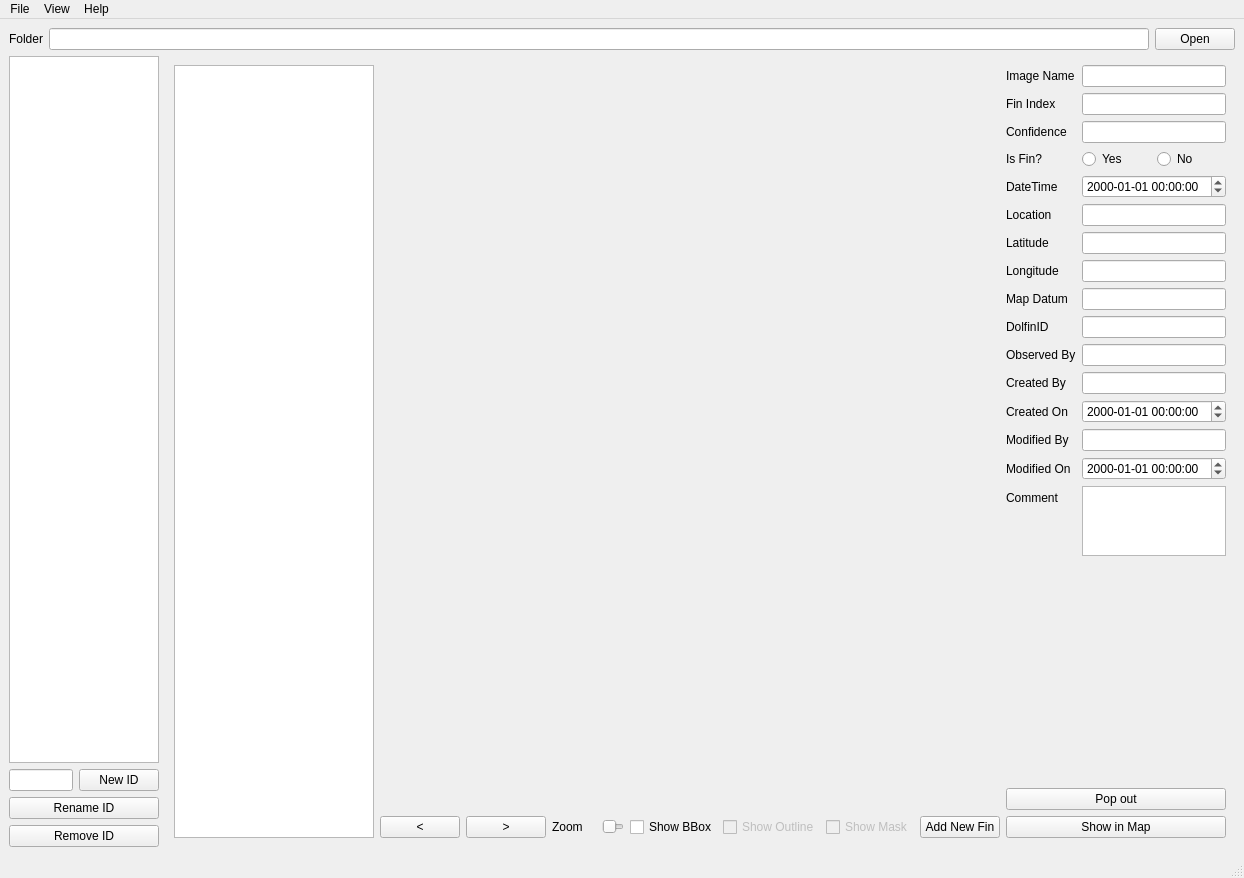
<?xml version="1.0" encoding="UTF-8"?>
<ui version="4.0">
 <class>MainWindow</class>
 <widget class="QMainWindow" name="MainWindow">
  <property name="geometry">
   <rect>
    <x>0</x>
    <y>0</y>
    <width>1244</width>
    <height>859</height>
   </rect>
  </property>
  <property name="windowTitle">
   <string>MainWindow</string>
  </property>
  <widget class="QWidget" name="centralwidget">
   <layout class="QHBoxLayout" name="horizontalLayout_9">
    <item>
     <layout class="QVBoxLayout" name="verticalLayout_4">
      <item>
       <layout class="QHBoxLayout" name="hLayout1">
        <item>
         <widget class="QLabel" name="label">
          <property name="text">
           <string>Folder</string>
          </property>
         </widget>
        </item>
        <item>
         <widget class="QLineEdit" name="edtFolder"/>
        </item>
        <item>
         <widget class="QPushButton" name="btnOpenFolder">
          <property name="text">
           <string>Open</string>
          </property>
         </widget>
        </item>
       </layout>
      </item>
      <item>
       <layout class="QHBoxLayout" name="horizontalLayout_8" stretch="1,9">
        <item>
         <layout class="QVBoxLayout" name="verticalLayout">
          <item>
           <widget class="QTreeWidget" name="trFinIDTree">
            <property name="minimumSize">
             <size>
              <width>150</width>
              <height>0</height>
             </size>
            </property>
            <property name="columnCount">
             <number>1</number>
            </property>
            <attribute name="headerVisible">
             <bool>false</bool>
            </attribute>
            <column>
             <property name="text">
              <string notr="true">1</string>
             </property>
            </column>
           </widget>
          </item>
          <item>
           <layout class="QHBoxLayout" name="horizontalLayout">
            <item>
             <widget class="QLineEdit" name="edtNewID"/>
            </item>
            <item>
             <widget class="QPushButton" name="btnNewID">
              <property name="text">
               <string>New ID</string>
              </property>
             </widget>
            </item>
           </layout>
          </item>
          <item>
           <widget class="QPushButton" name="btnRenameID">
            <property name="text">
             <string>Rename ID</string>
            </property>
           </widget>
          </item>
          <item>
           <widget class="QPushButton" name="btnRemoveID">
            <property name="text">
             <string>Remove ID</string>
            </property>
           </widget>
          </item>
         </layout>
        </item>
        <item>
         <widget class="QStackedWidget" name="stackedWidget">
          <property name="currentIndex">
           <number>1</number>
          </property>
          <widget class="QWidget" name="page">
           <layout class="QHBoxLayout" name="horizontalLayout_10">
            <item>
             <layout class="QHBoxLayout" name="horizontalLayout_7" stretch="9,1">
              <item>
               <widget class="QListView" name="lstFinList">
                <property name="editTriggers">
                 <set>QAbstractItemView::NoEditTriggers</set>
                </property>
                <property name="showDropIndicator" stdset="0">
                 <bool>false</bool>
                </property>
                <property name="selectionMode">
                 <enum>QAbstractItemView::ExtendedSelection</enum>
                </property>
                <property name="iconSize">
                 <size>
                  <width>200</width>
                  <height>200</height>
                 </size>
                </property>
                <property name="resizeMode">
                 <enum>QListView::Adjust</enum>
                </property>
               </widget>
              </item>
              <item>
               <layout class="QVBoxLayout" name="verticalLayout_5">
                <item>
                 <widget class="QScrollArea" name="scrollArea">
                  <property name="minimumSize">
                   <size>
                    <width>180</width>
                    <height>0</height>
                   </size>
                  </property>
                  <property name="layoutDirection">
                   <enum>Qt::LeftToRight</enum>
                  </property>
                  <property name="widgetResizable">
                   <bool>true</bool>
                  </property>
                  <property name="alignment">
                   <set>Qt::AlignLeading|Qt::AlignLeft|Qt::AlignTop</set>
                  </property>
                  <widget class="QWidget" name="scrollAreaWidgetContents_2">
                   <property name="geometry">
                    <rect>
                     <x>0</x>
                     <y>0</y>
                     <width>178</width>
                     <height>28</height>
                    </rect>
                   </property>
                  </widget>
                 </widget>
                </item>
                <item>
                 <layout class="QHBoxLayout" name="horizontalLayout_3">
                  <item>
                   <widget class="QPushButton" name="btnIconZoomIn">
                    <property name="text">
                     <string>🔍+</string>
                    </property>
                   </widget>
                  </item>
                  <item>
                   <widget class="QPushButton" name="btnIconZoomOut">
                    <property name="text">
                     <string>🔍-</string>
                    </property>
                   </widget>
                  </item>
                 </layout>
                </item>
               </layout>
              </item>
             </layout>
            </item>
           </layout>
          </widget>
          <widget class="QWidget" name="page_2">
           <layout class="QHBoxLayout" name="horizontalLayout_6">
            <item>
             <layout class="QHBoxLayout" name="horizontalLayout_4" stretch="1,6,2">
              <item>
               <widget class="QListView" name="lstFinList2">
                <property name="minimumSize">
                 <size>
                  <width>200</width>
                  <height>0</height>
                 </size>
                </property>
               </widget>
              </item>
              <item>
               <layout class="QVBoxLayout" name="verticalLayout_2">
                <item>
                 <widget class="QLabel" name="lblFinView">
                  <property name="sizePolicy">
                   <sizepolicy hsizetype="MinimumExpanding" vsizetype="MinimumExpanding">
                    <horstretch>10</horstretch>
                    <verstretch>10</verstretch>
                   </sizepolicy>
                  </property>
                  <property name="minimumSize">
                   <size>
                    <width>400</width>
                    <height>400</height>
                   </size>
                  </property>
                  <property name="mouseTracking">
                   <bool>true</bool>
                  </property>
                  <property name="text">
                   <string/>
                  </property>
                  <property name="alignment">
                   <set>Qt::AlignHCenter|Qt::AlignTop</set>
                  </property>
                 </widget>
                </item>
                <item>
                 <layout class="QHBoxLayout" name="horizontalLayout_2">
                  <item>
                   <widget class="QPushButton" name="btnPrevFin">
                    <property name="text">
                     <string>&lt;</string>
                    </property>
                   </widget>
                  </item>
                  <item>
                   <widget class="QPushButton" name="btnNextFin">
                    <property name="text">
                     <string>&gt;</string>
                    </property>
                   </widget>
                  </item>
                  <item>
                   <widget class="QLabel" name="lblZoom">
                    <property name="enabled">
                     <bool>true</bool>
                    </property>
                    <property name="text">
                     <string>Zoom</string>
                    </property>
                   </widget>
                  </item>
                  <item>
                   <widget class="QLabel" name="lblZoomRatio">
                    <property name="enabled">
                     <bool>false</bool>
                    </property>
                    <property name="text">
                     <string/>
                    </property>
                   </widget>
                  </item>
                  <item>
                   <widget class="QSlider" name="sldZoomRatio">
                    <property name="enabled">
                     <bool>true</bool>
                    </property>
                    <property name="orientation">
                     <enum>Qt::Horizontal</enum>
                    </property>
                   </widget>
                  </item>
                  <item>
                   <widget class="QCheckBox" name="chkShowBbox">
                    <property name="text">
                     <string>Show BBox</string>
                    </property>
                   </widget>
                  </item>
                  <item>
                   <widget class="QCheckBox" name="chkShowOutline">
                    <property name="enabled">
                     <bool>false</bool>
                    </property>
                    <property name="text">
                     <string>Show Outline</string>
                    </property>
                   </widget>
                  </item>
                  <item>
                   <widget class="QCheckBox" name="chkShowMask">
                    <property name="enabled">
                     <bool>false</bool>
                    </property>
                    <property name="text">
                     <string>Show Mask</string>
                    </property>
                   </widget>
                  </item>
                  <item>
                   <widget class="QPushButton" name="btnAddNewFin">
                    <property name="text">
                     <string>Add New Fin</string>
                    </property>
                   </widget>
                  </item>
                 </layout>
                </item>
               </layout>
              </item>
              <item>
               <layout class="QVBoxLayout" name="verticalLayout_3" stretch="7,3,0,0">
                <item>
                 <layout class="QFormLayout" name="formLayout">
                  <item row="1" column="0">
                   <widget class="QLabel" name="lblFinIndex">
                    <property name="text">
                     <string>Fin Index</string>
                    </property>
                   </widget>
                  </item>
                  <item row="1" column="1">
                   <widget class="QLineEdit" name="edtFinIndex"/>
                  </item>
                  <item row="2" column="0">
                   <widget class="QLabel" name="lblConfidence">
                    <property name="text">
                     <string>Confidence</string>
                    </property>
                   </widget>
                  </item>
                  <item row="2" column="1">
                   <widget class="QLineEdit" name="edtConfidence">
                    <property name="enabled">
                     <bool>true</bool>
                    </property>
                   </widget>
                  </item>
                  <item row="3" column="0">
                   <widget class="QLabel" name="lblIsFin">
                    <property name="text">
                     <string>Is Fin?</string>
                    </property>
                   </widget>
                  </item>
                  <item row="3" column="1">
                   <layout class="QHBoxLayout" name="horizontalLayout_5">
                    <item>
                     <widget class="QRadioButton" name="rbIsFinYes">
                      <property name="text">
                       <string>Yes</string>
                      </property>
                     </widget>
                    </item>
                    <item>
                     <widget class="QRadioButton" name="rbIsFinNo">
                      <property name="text">
                       <string>No</string>
                      </property>
                     </widget>
                    </item>
                   </layout>
                  </item>
                  <item row="4" column="0">
                   <widget class="QLabel" name="lblDate">
                    <property name="text">
                     <string>DateTime</string>
                    </property>
                   </widget>
                  </item>
                  <item row="4" column="1">
                   <widget class="QDateTimeEdit" name="edtImageDateTime">
                    <property name="displayFormat">
                     <string>yyyy-MM-dd hh:mm:ss</string>
                    </property>
                   </widget>
                  </item>
                  <item row="5" column="0">
                   <widget class="QLabel" name="lblLocation">
                    <property name="text">
                     <string>Location</string>
                    </property>
                   </widget>
                  </item>
                  <item row="5" column="1">
                   <widget class="QLineEdit" name="edtLocation"/>
                  </item>
                  <item row="6" column="0">
                   <widget class="QLabel" name="lblLatitude">
                    <property name="text">
                     <string>Latitude</string>
                    </property>
                   </widget>
                  </item>
                  <item row="6" column="1">
                   <widget class="QLineEdit" name="edtLatitude"/>
                  </item>
                  <item row="7" column="0">
                   <widget class="QLabel" name="lblLongitude">
                    <property name="text">
                     <string>Longitude</string>
                    </property>
                   </widget>
                  </item>
                  <item row="7" column="1">
                   <widget class="QLineEdit" name="edtLongitude"/>
                  </item>
                  <item row="8" column="0">
                   <widget class="QLabel" name="lblMapDatum">
                    <property name="text">
                     <string>Map Datum</string>
                    </property>
                   </widget>
                  </item>
                  <item row="8" column="1">
                   <widget class="QLineEdit" name="edtMapDatum"/>
                  </item>
                  <item row="9" column="0">
                   <widget class="QLabel" name="lblDolfinID">
                    <property name="text">
                     <string>DolfinID</string>
                    </property>
                   </widget>
                  </item>
                  <item row="9" column="1">
                   <widget class="QLineEdit" name="edtDolfinID"/>
                  </item>
                  <item row="10" column="0">
                   <widget class="QLabel" name="lblObservedBy">
                    <property name="text">
                     <string>Observed By</string>
                    </property>
                   </widget>
                  </item>
                  <item row="10" column="1">
                   <widget class="QLineEdit" name="edtObservedBy"/>
                  </item>
                  <item row="11" column="0">
                   <widget class="QLabel" name="lblCreatedBy">
                    <property name="text">
                     <string>Created By</string>
                    </property>
                   </widget>
                  </item>
                  <item row="11" column="1">
                   <widget class="QLineEdit" name="edtCreatedBy"/>
                  </item>
                  <item row="12" column="0">
                   <widget class="QLabel" name="lblCreatedOn">
                    <property name="text">
                     <string>Created On</string>
                    </property>
                   </widget>
                  </item>
                  <item row="12" column="1">
                   <widget class="QDateTimeEdit" name="edtCreatedOn">
                    <property name="displayFormat">
                     <string>yyyy-MM-dd hh:mm:ss</string>
                    </property>
                   </widget>
                  </item>
                  <item row="13" column="0">
                   <widget class="QLabel" name="lblModifiedBy">
                    <property name="text">
                     <string>Modified By</string>
                    </property>
                   </widget>
                  </item>
                  <item row="13" column="1">
                   <widget class="QLineEdit" name="edtModifiedBy"/>
                  </item>
                  <item row="14" column="0">
                   <widget class="QLabel" name="lblModifiedOn">
                    <property name="text">
                     <string>Modified On</string>
                    </property>
                   </widget>
                  </item>
                  <item row="14" column="1">
                   <widget class="QDateTimeEdit" name="edtModifiedOn">
                    <property name="displayFormat">
                     <string>yyyy-MM-dd hh:mm:ss</string>
                    </property>
                   </widget>
                  </item>
                  <item row="15" column="0">
                   <widget class="QLabel" name="lblComment">
                    <property name="text">
                     <string>Comment</string>
                    </property>
                   </widget>
                  </item>
                  <item row="15" column="1">
                   <widget class="QPlainTextEdit" name="edtComment"/>
                  </item>
                  <item row="0" column="0">
                   <widget class="QLabel" name="label_2">
                    <property name="text">
                     <string>Image Name</string>
                    </property>
                   </widget>
                  </item>
                  <item row="0" column="1">
                   <widget class="QLineEdit" name="edtImageName"/>
                  </item>
                 </layout>
                </item>
                <item>
                 <widget class="QLabel" name="lblMainView">
                  <property name="minimumSize">
                   <size>
                    <width>220</width>
                    <height>220</height>
                   </size>
                  </property>
                  <property name="text">
                   <string/>
                  </property>
                  <property name="alignment">
                   <set>Qt::AlignLeading|Qt::AlignLeft|Qt::AlignTop</set>
                  </property>
                 </widget>
                </item>
                <item>
                 <widget class="QPushButton" name="btnMainView">
                  <property name="text">
                   <string>Pop out</string>
                  </property>
                 </widget>
                </item>
                <item>
                 <widget class="QPushButton" name="btnShowInMap">
                  <property name="text">
                   <string>Show in Map</string>
                  </property>
                 </widget>
                </item>
               </layout>
              </item>
             </layout>
            </item>
           </layout>
          </widget>
         </widget>
        </item>
       </layout>
      </item>
     </layout>
    </item>
   </layout>
  </widget>
  <widget class="QMenuBar" name="menubar">
   <property name="geometry">
    <rect>
     <x>0</x>
     <y>0</y>
     <width>1244</width>
     <height>21</height>
    </rect>
   </property>
   <widget class="QMenu" name="menuFile">
    <property name="title">
     <string>File</string>
    </property>
    <addaction name="actionOpenFolder"/>
    <addaction name="actionSaveData"/>
    <addaction name="actionExportFins"/>
    <addaction name="actionExportYOLO"/>
    <addaction name="actionPreferences"/>
   </widget>
   <widget class="QMenu" name="menuView">
    <property name="title">
     <string>View</string>
    </property>
    <addaction name="actionIconView"/>
    <addaction name="actionCloseupView"/>
   </widget>
   <widget class="QMenu" name="menuHelp">
    <property name="title">
     <string>Help</string>
    </property>
    <addaction name="actionAbout"/>
   </widget>
   <addaction name="menuFile"/>
   <addaction name="menuView"/>
   <addaction name="menuHelp"/>
  </widget>
  <widget class="QStatusBar" name="statusbar"/>
  <action name="actionOpenFolder">
   <property name="text">
    <string>Open Folder</string>
   </property>
   <property name="shortcut">
    <string>Ctrl+O</string>
   </property>
  </action>
  <action name="actionSaveData">
   <property name="text">
    <string>Save Data</string>
   </property>
   <property name="shortcut">
    <string>Ctrl+S</string>
   </property>
  </action>
  <action name="actionExportFins">
   <property name="text">
    <string>Export Fin Images</string>
   </property>
  </action>
  <action name="actionExportYOLO">
   <property name="text">
    <string>Export as YOLO data file</string>
   </property>
  </action>
  <action name="actionIconView">
   <property name="text">
    <string>Icon View</string>
   </property>
   <property name="shortcut">
    <string>Alt+1</string>
   </property>
  </action>
  <action name="actionCloseupView">
   <property name="text">
    <string>Close-up View</string>
   </property>
   <property name="shortcut">
    <string>Alt+2</string>
   </property>
  </action>
  <action name="actionAbout">
   <property name="text">
    <string>About</string>
   </property>
  </action>
  <action name="actionPreferences">
   <property name="text">
    <string>Preferences</string>
   </property>
  </action>
 </widget>
 <resources/>
 <connections/>
</ui>
